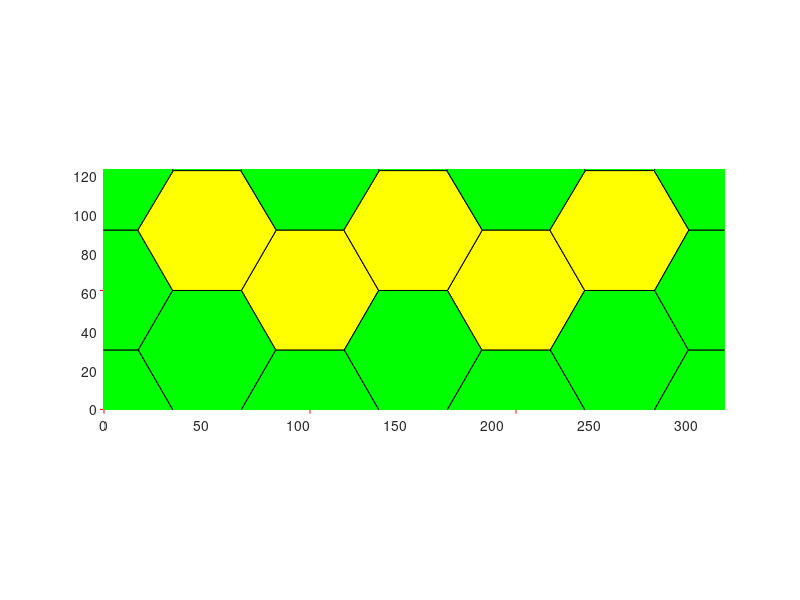

Recreate this plot in MATLAB.
%%%%%%%%%%%%%%%%%%%%%%%%%%%%%%%%%%%%%%%%%%%%%%%%%%%%%%%%%%%%%%%%%%%%%%%%%%%
% This script produces a txt file with the initial conditions needed to run the 
% vertex model cpp exicutable. The Global values are set by the user. The
% cell positions are a honeycomb tilling of the plane. The resulting txt file
% contians all the global parameter values and cell, edge, and vertex
% locatons and neighbors. 
%
% To use this file specify the name of the output txt file and the number
% of cells you would like in your tissue. You may wish to modify some
% global parameters to fit your needs. 
%%%%%%%%%%%%%%%%%%%%%%%%%%%%%%%%%%%%%%%%%%%%%%%%%%%%%%%%%%%%%%%%%%%%%%%%%%%
clear

%% Inputs needed
INITIALSTEPSIZE = 0.0001;    %Initial stepsize for the numberic integrator 
nomfichier=strcat('my_tissue_backtrack_fix_stifftest','.txt');  %the file name
n=3;                       %1/2 of the Cells per row
m=2;                       %Cells per collumn 
r=89542;                    %Seed for the random number generators

%% Global Parameters 
GAMMA =10;                  %Tension on an edge
l= sqrt(2) * 25;            %Average edge length    
t0 = 1;                     %Standard unit of time 
RLXLY = 1;                  %Ratio of LX to LY (used to make rectangular boxes) 
Ratio = 0.3;                %ratio of pressure to tension forces (standard value 0.3)
Ralpha=1000000000000000000000000000;                   %Ralpha=10 means the box evolves 10 times slower then the vertices
TOTALTIME =	80;             %How long to run the simulation 
CURRENTTIME = 0.0;          %The initial time
TIMEINTERVAL =	0.1;        %How often to output the current configuration of the tissue
%INITIALSTEPSIZE = 0.002;    %Initial stepsize for the numberic integrator 
error_tolerance_absolute_mechanical = 0.01;  %Error tolerence for use with the adaptive stepsize integrators 
LX=n*3*l+1;
LY=m*sqrt(3)*l+1; 
NCells=n*m*2;
A0 = LX * LY / NCells;%4033.1139     ;                    %LX*LY/NCells;                   %Cells want to have area A0 if box size can change
%Here, I'm making a strain test for the hexagonal lattice by calculating
%what the preferred area should be for the initial area of all the cells to
% the equilibrium area.
MINAREA = A0/100;                    %Minimum allowed cell area (smaller cells will be removed)
MINLENGTH =	l/40;                    %Minimum edge length (smaller edges will be merged to form a fourfold vertex
NEWEDGELENGTH =	l/20;                %Length of a new edge created in the T1 process
% K = Ratio * GAMMA / l^3 ;           %for pressure=K(A-A0)
K = Ratio * 10 * GAMMA / l;          %for pressure=K(1-A/A0)
Alpha_M = GAMMA*t0/l;                % Drag coefficent
TISSUE_ALPHA = 10000000000000000000000000000000 * Alpha_M;%10000000*Ralpha*Alpha_M;       % How fast the box size updates relative to the vertex motion
TISSUE_EXT_STRESS_Y = 0;             % External Stress on the tissue (positive values expancile) 
TISSUE_EXT_STRESS_X = 0;
P0 = 3.722 * sqrt(A0);
LAMBDA = K / 0.05; % mimics Manning Model 
VERBOSEON = 1; %boolean, tells code to output extra data for cells and edges when true
equilibriumtolerance = 0.00000000001;

%% Create the Hexagonal tillining 
SEED = r;
rng(SEED); 
f2=figure();
offset=0;%0.01*l; 
Points1=zeros(NCells,2); 
k=1; 
strainx = 0;%.5;

%Grid One
for i=0:n-1
    for j=0:m-1
        Points1(k,:)=[(3*i*l +rand()*offset)*(1 +strainx) ,sqrt(3)*j*l+rand()*offset]; 
        k=k+1; 
    end
end
% Grid two

for i=0:n-1
    for j=0:m-1
        Points1(k,:)=[((3*i+3/2)*l +rand()*offset)* (1 + strainx) , (sqrt(3)*j+sqrt(3)/2)*l+rand()*offset]; 
        k=k+1; 
    end
end

LX = LX * (1 + strainx);
Pointsa=Points1+[LX *ones(NCells,1) LY*zeros(NCells,1)];
Pointsb=Points1-[LX*zeros(NCells,1) LY*ones(NCells,1)];
Pointsc=Points1-[LX*ones(NCells,1) LY*zeros(NCells,1)];
Pointsd=Points1+[LX*zeros(NCells,1) LY*ones(NCells,1)];
Pointse=Points1+[LX*ones(NCells,1) LY*ones(NCells,1)];
Pointsf=Points1+[LX*ones(NCells,1) -LY*ones(NCells,1)];
Pointsg=Points1+[-LX*ones(NCells,1) LY*ones(NCells,1)];
Pointsh=Points1+[-LX*ones(NCells,1) -LY*ones(NCells,1)];
Pointst=[Points1; Pointsa; Pointsb; Pointsc; Pointsd; Pointse; Pointsf; Pointsg; Pointsh];
[v,c]=voronoin(Pointst); 


%% Plot a Representation of the result
set(0,'CurrentFigure',f2);
plot(Points1(:,1),Points1(:,2),'r+');
for i = 1:length(c) 
    %ca are the cells that are in the interior only
    IN=(all(v(c{i},1)>0)&all(v(c{i},1)<LX)&all(v(c{i},2)>0)&all(v(c{i},2)<LY));
    %ca have cells that are at the border
    IN2=(any(v(c{i},1)>0)&any(v(c{i},1)<LX)&any(v(c{i},2)>0)&any(v(c{i},2)<LY))&(~IN);
    if (all(c{i}~=1)&&IN)  
    set(0,'CurrentFigure',f2)
    patch(v(c{i},1),v(c{i},2),'y'); % use color yellow.
    end
    % cells crossing the border
    if (all(c{i}~=1)&&(IN2))  
    set(0,'CurrentFigure',f2)
    patch(v(c{i},1),v(c{i},2),'g'); % use color green.
    end
end
set(0,'CurrentFigure',f2)
axis equal
xlim([0 LX]);
ylim([0 LY]);


for i = 1:length(c)
   INGLOBAL=any((v(c{i},1)>0)&v(c{i},1)<LX&v(c{i},2)>0&v(c{i},2)<LY);
   if INGLOBAL
       ListVertex=c{i};
       area=0;
       for k=1:length(c{i})
           kplus=mod(k,length(c{i}))+1;
           area=area+v(c{i}(k),1)*v(c{i}(kplus),2)-v(c{i}(kplus),1)*v(c{i}(k),2);
       end
       if(area<0) c{i}=fliplr(c{i}); end
   end
end

%% Export to a txt file
fid=fopen(nomfichier,'wt');
fprintf(fid, 'Voronoi Tesselation Data: \n');
fprintf(fid, 'NumbCells %d \t rng %d \n', NCells, r);
fprintf(fid, 'ratio pressure to tension\t%f\n', Ratio);
fprintf(fid, 'Global:\n');
fprintf(fid, 'LX\t%f\nLY\t%f\n', LX, LY);
fprintf(fid, 'A0\t%f\n', A0);
fprintf(fid, 'SEED\t%d\n', SEED);
fprintf(fid, 'TIMEINTERVAL\t%f\n', TIMEINTERVAL);
fprintf(fid, 'MINAREA\t%f\n', MINAREA);
fprintf(fid, 'MINLENGTH\t%f\n', MINLENGTH);
fprintf(fid, 'NEWEDGELENGTH\t%f\n', NEWEDGELENGTH);
fprintf(fid, 'K\t%f\n', K);
fprintf(fid, 'GAMMA\t%f\n', GAMMA);
fprintf(fid, 'LAMBDA\t%f\n', LAMBDA);
fprintf(fid, 'P0\t%f\n', P0);
fprintf(fid, 'TOTALTIME\t%f\n', TOTALTIME);
fprintf(fid, 'CURRENTTIME\t%f\n', CURRENTTIME);
fprintf(fid, 'VERBOSEON\t%d\n', VERBOSEON);
fprintf(fid, 'INITIALSTEPSIZE\t%f\n', INITIALSTEPSIZE);
fprintf(fid, 'error_tolerance_absolute_mechanical\t%f\n', error_tolerance_absolute_mechanical);
fprintf(fid, 'TISSUE_ALPHA\t%f\n', TISSUE_ALPHA);
fprintf(fid, 'ALPHAM\t%f\n', Alpha_M);
fprintf(fid, 'TISSUE_EXT_STRESS_X\t%f\n', TISSUE_EXT_STRESS_X);
fprintf(fid, 'TISSUE_EXT_STRESS_Y\t%f\n', TISSUE_EXT_STRESS_Y);
fprintf(fid, 'equilibriumtolerance\t%d\n', equilibriumtolerance);

fprintf(fid, 'endGlobal\n'); 
fprintf(fid, 'Vertices\n');
fprintf(fid, 'id\tx\ty\n');

NbVertex=0;
CentralVertices=zeros(length(v),2);
for i = 2:length(v)   % v(1) is always a point at infinity, so skip (NOTED ADDED BY DKL 7/5/10)
    % the vertices don't necessarily have to be in order because the code
    % will skip over vertices that are outside of the window of interest
    % (NOTE ADDED BY ABM 10/14/23
   if(v(i,1)>0&&v(i,1)<LX&&v(i,2)>0&&v(i,2)<LY)
       fprintf(fid,'%d',i); 
       fprintf(fid,'\t %2.4f',v(i,1));
       fprintf(fid,'\t %2.4f',v(i,2));
       fprintf(fid,'\n');
       NbVertex=NbVertex+1;
       CentralVertices(NbVertex,1)=v(i,1);
       CentralVertices(NbVertex,2)=v(i,2);
   end
end

CentralVertices=CentralVertices(1:NbVertex,1:2);
EqVertex=zeros(NbVertex,1);

for i = 2:length(v)
   vcorrige=zeros(1,2);
   vtest=v(i,:);

   if (vtest(1)>0&&vtest(1)<LX&&vtest(2)>0&&vtest(2)<LY) vcorrige=vtest;end
   vtest=v(i,:)-LX*[1 0];
   if (vtest(1)>0&&vtest(1)<LX&&vtest(2)>0&&vtest(2)<LY) vcorrige=vtest;  end
   vtest=v(i,:)-LY*[0 1];
   if (vtest(1)>0&&vtest(1)<LX&&vtest(2)>0&&vtest(2)<LY) vcorrige=vtest;  end
   vtest=v(i,:)+LX*[1 0];
   if (vtest(1)>0&&vtest(1)<LX&&vtest(2)>0&&vtest(2)<LY) vcorrige=vtest;  end
   vtest=v(i,:)+LY*[0 1];
   if (vtest(1)>0&&vtest(1)<LX&&vtest(2)>0&&vtest(2)<LY) vcorrige=vtest;  end
   vtest=v(i,:)-[LX LY];
   if (vtest(1)>0&&vtest(1)<LX&&vtest(2)>0&&vtest(2)<LY) vcorrige=vtest;  end
   vtest=v(i,:)-[LX -LY];
   if (vtest(1)>0&&vtest(1)<LX&&vtest(2)>0&&vtest(2)<LY) vcorrige=vtest;  end
   vtest=v(i,:)+[LX LY];
   if (vtest(1)>0&&vtest(1)<LX&&vtest(2)>0&&vtest(2)<LY) vcorrige=vtest;  end
   vtest=v(i,:)+[LX -LY];
   if (vtest(1)>0&&vtest(1)<LX&&vtest(2)>0&&vtest(2)<LY) vcorrige=vtest;  end
   column=find(all(abs((repmat(vcorrige,size(v,1),1))'-v')<0.000001));%strmatch(vcorrige, v);
   if(~isempty(column))
       EqVertex(i)=column;
   end

end
 
fprintf(fid, 'Edges\n');
fprintf(fid, 'id\tvertex1\tvertex2\txflag\tyflag\n');
NbEdgeMax=3*NbVertex;
Edges.Vertices=zeros(NbEdgeMax,2);
Edges.Crossx12=zeros(NbEdgeMax,1);
Edges.Crossx21=zeros(NbEdgeMax,1);
Edges.Crossy12=zeros(NbEdgeMax,1);
Edges.Crossy21=zeros(NbEdgeMax,1);

EdgeIncrement=0; %the number of the edge so you get 1,2,3,4 as edge lables
for i = 1:length(c) %For each vertex
   INGLOBAL=any( (v(c{i},1)>0) & v(c{i},1)<LX & v(c{i},2)>0 & v(c{i},2)<LY);
   if INGLOBAL %If it is in the reigon of intrest
       ListVertex=c{i}; %list of edges in each cell in the reigon 
       for j=1:length(ListVertex) %for each edge in the cell
           testdejainscrit=0;                                                                                                                                                                                                                                                                                                                                                                                                                                                                                                                                                                                                                                                                                                                                                                                                                                                                                                                                                                                                                                                                                                                                                                                                                                                                                                                                                                                                                                                                                                                                                                                                                                                                                                                                                                                                                                                                                                                                                                                                                                                                                                                                                                                                                                                                                                                                                                                                                                                                                                                                                       
           % if we look at the current edge is in the list
           for k=1:EdgeIncrement
               if ((EqVertex((ListVertex(j)))==Edges.Vertices(k,1)...
                       &&EqVertex(ListVertex(mod(j,length(ListVertex))+1))==Edges.Vertices(k,2))...%the modulus is to be on that loop
                       ||...
                       (EqVertex(ListVertex(j))==Edges.Vertices(k,2)...
                       &&EqVertex(ListVertex(mod(j,length(ListVertex))+1))==Edges.Vertices(k,1)))
                   testdejainscrit=1;
               else
               end
           end
           % if it is not there we added at the end
           if(~testdejainscrit)
               EdgeIncrement=EdgeIncrement+1;
               Edges.Vertices(EdgeIncrement,1)=EqVertex(ListVertex(j)); %the first vertex
               Edges.Vertices(EdgeIncrement,2)=EqVertex(ListVertex(mod(j,length(ListVertex))+1)); %the second vertex
               Vertex1encours=ListVertex(j);
               Vertex1encourseq=EqVertex(ListVertex(j));
               Vertex2encours=ListVertex(mod(j,length(ListVertex))+1);
               Vertex2encourseq=EqVertex(ListVertex(mod(j,length(ListVertex))+1));
               % and is written in the file
               fprintf(fid,'%d',EdgeIncrement);
               fprintf(fid,'\t %d', Edges.Vertices(EdgeIncrement,1));
               fprintf(fid,'\t %d', Edges.Vertices(EdgeIncrement,2));
               % must be a test to see if the one-vertex through a
               % rating (a vertex in, one out) 2-if there are two vertices
               % out but through the side anyway (happens on the corner)
               VertexCross21=(EqVertex(ListVertex(j))~=ListVertex(j))&&(EqVertex(ListVertex(mod(j,length(ListVertex))+1))==ListVertex(mod(j,length(ListVertex))+1));
               VertexCross12=(EqVertex(ListVertex(j))==ListVertex(j))&&(EqVertex(ListVertex(mod(j,length(ListVertex))+1))~=ListVertex(mod(j,length(ListVertex))+1));
               % cas 1

               %  x12=x21=y12=y21=0;

               %Periodic boundary condition testing
               if((EqVertex(ListVertex(j))~=ListVertex(j))&&(EqVertex(ListVertex(mod(j,length(ListVertex))+1))==ListVertex(mod(j,length(ListVertex))+1)))
                   if(v(ListVertex(j),1)<0) Edges.Crossx12(EdgeIncrement)=1;%fprintf(fid,' xCrossBoundary12');
                       %    x12=1;
                   end
                   if(v(ListVertex(j),1)>LX) Edges.Crossx21(EdgeIncrement)=1;%fprintf(fid,' xCrossBoundary21');
                       %   x21=1;
                   end
                   if(v(ListVertex(j),2)<0) Edges.Crossy12(EdgeIncrement)=1;%fprintf(fid,' yCrossBoundary12');
                       %   y12=1;
                   end
                   if(v(ListVertex(j),2)>LY) Edges.Crossy21(EdgeIncrement)=1;%fprintf(fid,' yCrossBoundary21');
                       %    y21=1;
                   end
               end
               if((EqVertex(ListVertex(j))==ListVertex(j))&&(EqVertex(ListVertex(mod(j,length(ListVertex))+1))~=ListVertex(mod(j,length(ListVertex))+1)))
                   if(v(ListVertex(mod(j,length(ListVertex))+1),1)<0) 
                       Edges.Crossx21(EdgeIncrement)=1;
                   end
                   if(v(ListVertex(mod(j,length(ListVertex))+1),1)>LX) 
                       Edges.Crossx12(EdgeIncrement)=1;
                   end
                   if(v(ListVertex(mod(j,length(ListVertex))+1),2)<0) 
                       Edges.Crossy21(EdgeIncrement)=1;
                   end
                   if(v(ListVertex(mod(j,length(ListVertex))+1),2)>LY) 
                       Edges.Crossy12(EdgeIncrement)=1;
                   end
               end
               %cas 2
               if((EqVertex(ListVertex(j))~=ListVertex(j))&&(EqVertex(ListVertex(mod(j,length(ListVertex))+1))~=ListVertex(mod(j,length(ListVertex))+1)))
                   % if the vertex is in the range which is not
                   % moving in the same direction, is that both
                   % ends of the edge are not contained in the same
                   % in the time interval.
                   v1=v(ListVertex(j),:);
                   v2=v(ListVertex(mod(j,length(ListVertex))+1),:);
                   eqv1=v(EqVertex(ListVertex(j)),:);
                   eqv2=v(EqVertex(ListVertex(mod(j,length(ListVertex))+1)),:);
                   %Periodic boundary condition chehck again
                   if(v2(1)>v1(1))&&(eqv2(1)<eqv1(1)) 
                       Edges.Crossx12(EdgeIncrement)=1;
                   end
                   if(v2(1)<v1(1))&&(eqv2(1)>eqv1(1)) 
                       Edges.Crossx21(EdgeIncrement)=1;
                   end
                   if (v2(2)>v1(2))&&(eqv2(2)<eqv1(2))
                       Edges.Crossy12(EdgeIncrement)=1;
                   end
                   if (v2(2)<v1(2))&&(eqv2(2)>eqv1(2)) 
                       Edges.Crossy21(EdgeIncrement)=1;
                   end
               end
              
               %New output added by MS 4/17/2014
               if ( (Edges.Crossx12(EdgeIncrement)==1) || (Edges.Crossx21(EdgeIncrement)==1) )
                   newxflag=1;
               end
               if ( (Edges.Crossx12(EdgeIncrement)==0) && (Edges.Crossx21(EdgeIncrement)==0) )
                   newxflag=0;
               end
               if ( (Edges.Crossy12(EdgeIncrement)==1) || (Edges.Crossy21(EdgeIncrement)==1) )
                   newyflag=1;
               end
               if ( (Edges.Crossy12(EdgeIncrement)==0) && (Edges.Crossy21(EdgeIncrement)==0) )
                   newyflag=0;
               end
               
               fprintf(fid,'\t %d \t %d \n', newxflag, newyflag);

           end
       end

   end
end

cinside=cell(length(c),1);
CellIncrement=0;
for i=1:length(c)
   INGLOBAL=any((v(c{i},1)>0)&v(c{i},1)<LX&v(c{i},2)>0&v(c{i},2)<LY);
   if INGLOBAL
       CellIncrement=CellIncrement+1;
       cinside{CellIncrement}=EqVertex(c{i});

   end
end
NbCellsInside=CellIncrement;
cinside=cinside(1:NbCellsInside);
cinside2=cell(NbCellsInside,1);
CellIncrement=0;
for i=1:NbCellsInside
   dejavu=false;
   for j=1:i-1
       if ((length(cinside{i})==length(cinside{j}))&&all(sort(cinside{i})==sort(cinside{j}))) dejavu=true; end
   end
   if (~dejavu) CellIncrement=CellIncrement+1;cinside2{CellIncrement}=cinside{i}; end
end
cinside2=cinside2(1:CellIncrement);
fprintf(fid, 'Cells\n');
fprintf(fid, 'id\tA0\tEdgeNumb\tEdgeList\n');
for i=1:length(cinside2)
   ListVertex=c{i};
   fprintf(fid,'%d\t%f\t%d\t',i, A0, length(ListVertex));
   for j=1:length(ListVertex)
       NumeroEdge=0;
       % if we look at the current edge is in the list
       for k=1:EdgeIncrement
           if (EqVertex((ListVertex(j)))==Edges.Vertices(k,1)...
                   &&EqVertex(ListVertex(mod(j,length(ListVertex))+1))==Edges.Vertices(k,2))
               NumeroEdge=k;
           end % modulo is to be on that loop
           if(EqVertex(ListVertex(j))==Edges.Vertices(k,2)...
                   &&EqVertex(ListVertex(mod(j,length(ListVertex))+1))==Edges.Vertices(k,1))
               NumeroEdge=k; %MS change to always be positive
           end
       end
       % and is written in the file
       fprintf(fid,'%d,',NumeroEdge);
   end
   fprintf(fid, '\n');
end
fprintf(fid, 'End\n');
fclose(fid);
